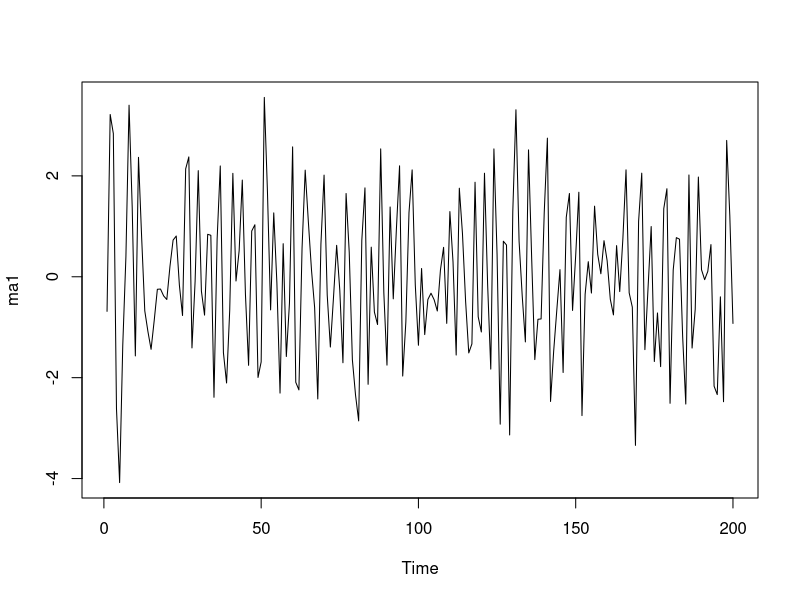
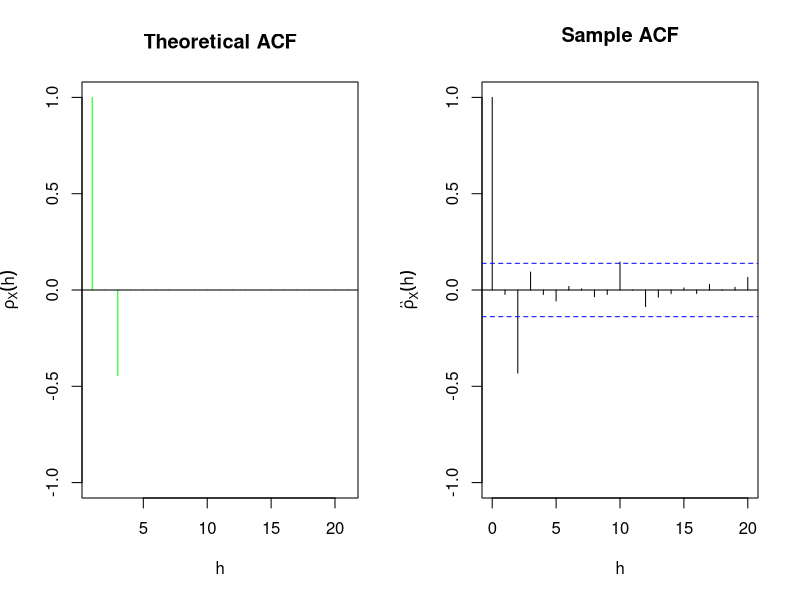
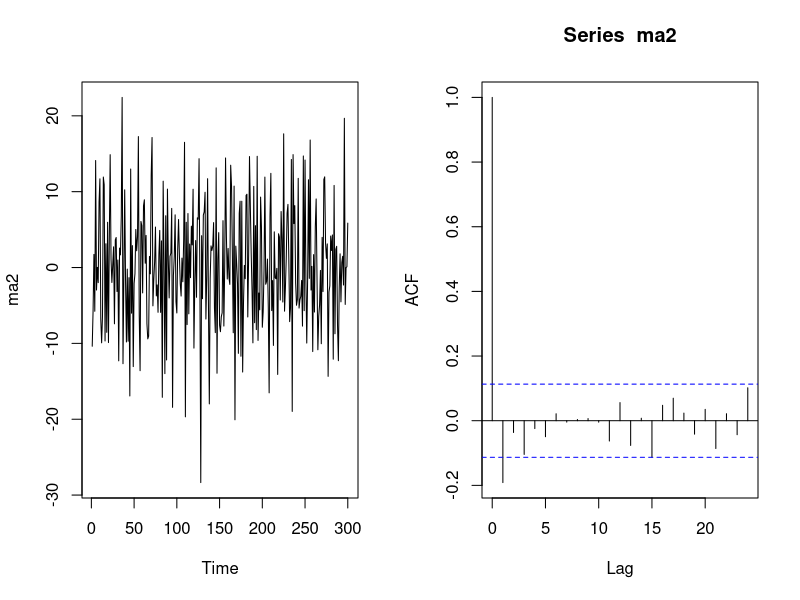

These charts were generated, in order, by the following R code:
## ---- chunk 1
knitr::opts_chunk$set(echo = TRUE)
## ---- chunk 2
require(graphics)

ma1 <- arima.sim(model = list(ma = c(0.5,-1),sd = 1),n = 200)
plot(ma1)
# Theoretical ACF
theo_acf <- ARMAacf(ma = c(0.5,-1),lag.max = 20, pacf = FALSE)
theo_acf
# Plot
op <- par(mfrow = c(1,2))
plot(theo_acf,type = "h",ylim = c(-1,1),
main = "Theoretical ACF",
col = "green",
ylab = expression(rho[X](h)),
xlab = "h")
abline(h = 0) # Add horizontal line
# Sample ACF
acf(ma1,lag.max = 20,
main = "Sample ACF",
ylim = c(-1,1),
xlab = "h",
ylab = expression(hat(rho)[X](h)))

## ---- chunk 3
polyroot(c(1,-1.33,.33))
polyroot(c(1,2.5,1))
## ---- chunk 4
ma2 <- arima.sim(model = list(ma = c(1,2,-8),sd = 1),n = 300)
plot(ma2)
acf(ma2)
## ---- chunk 5
polyroot(c(1,-1,-2))
polyroot(c(1,-.5,-.5))
